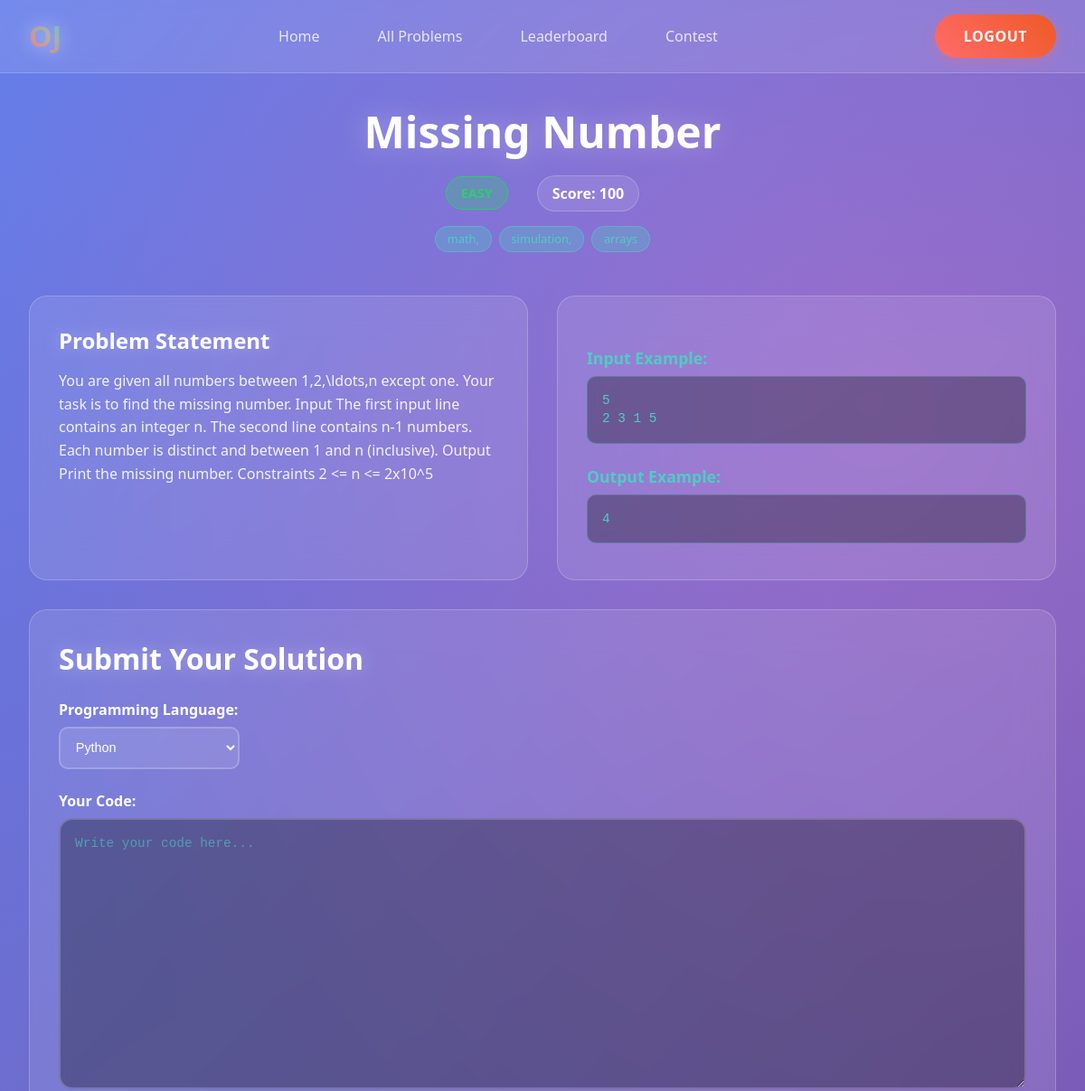
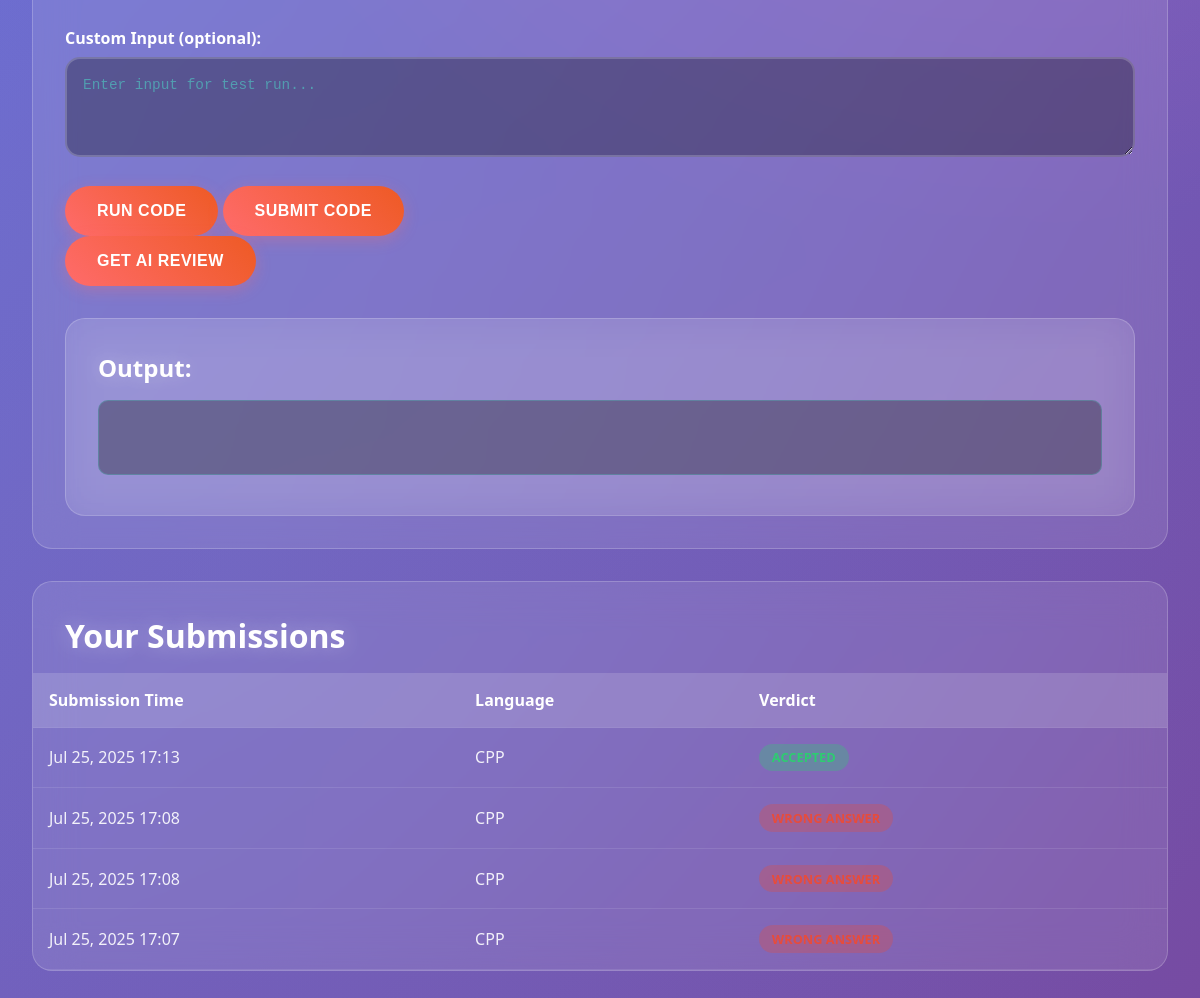
Page /problem/2/ (signed in) on the committed database (2 pictures, top to bottom).
### core/models.py (models this page shows, shortened)
class Problem(models.Model):
    title = models.CharField(max_length=200)
    statement = models.TextField()
    difficulty = models.CharField(max_length=50)
    input_example = models.TextField()
    output_example = models.TextField()
    tags = models.TextField()
    score = models.IntegerField()

class Submission(models.Model):
    user = models.ForeignKey(settings.AUTH_USER_MODEL, on_delete=models.CASCADE)
    problem = models.ForeignKey(Problem, on_delete=models.CASCADE)
    code = models.TextField()
    verdict = models.CharField(max_length=50)
    language = models.CharField(max_length=50)
    submitted_at = models.DateTimeField(auto_now_add=True)

### core/views.py (the view)
# urls.py: path("problem/<int:id>/", problem_view, name="problem_detail"),
@login_required
def problem_view(request, id):
    problem = get_object_or_404(Problem, id=id)
    user_submissions = Submission.objects.filter(
        user=request.user, problem=problem
    ).order_by("-submitted_at")
    context = {
        "problem": problem,
        "submissions": user_submissions,
    }
    return render(request, "core/problem_detail.html", context=context)

### templates/core/problem_detail.html (shortened to what this page needs)
{% load static %}
<!DOCTYPE html>
<html lang="en">
<head>
</head>
<body>
    <div class="nav">
        <div class="nav-logo">OJ</div>
        <div class="nav-menu">
            <ul>
                <li>
                    <a href="{% url 'core:home' %}" class="link">Home</a>
                </li>
                <li>
                    <a href="{% url 'core:problems' %}" class="link active">All Problems</a>
                </li>
                <li>
                    <a href="{% url 'contests:leaderboard' %}" class="link">Leaderboard</a>
                </li>
                <li>
                    <a href="{% url 'contests:contest' %}" class="link">Contest</a>
                </li>
            </ul>
        </div>
        <div class="nav-button">
            {% if user.is_authenticated %}
            <a href="{% url 'user_auth:logout' %}" class="btn">Logout</a>
            {% else %}
            <a href="{% url 'user_auth:login' %}" class="btn">Login</a>
            <a href="{% url 'user_auth:signup' %}" class="btn white-btn">Sign Up</a>
            {% endif %}
        </div>
    </div>
    <div class="problems-container">
        <div class="problems-header">
            <h1>{{ problem.title }}</h1>
            <div class="problem-meta">
                <div class="difficulty {{ problem.difficulty|lower }}">{{ problem.difficulty }}</div>
                <div class="meta-item">Score: {{ problem.score }}</div>
            </div>
            <div class="tags-container">
                {% for tag in problem.tags.split %}
                <span class="tag">{{ tag }}</span>
                {% endfor %}
            </div>
        </div>
        <div class="content-grid">
            <div class="content-card">
                <h3>Problem Statement</h3>
                <p>{{ problem.statement }}</p>
            </div>
            <div class="content-card">
                <h4>Input Example:</h4>
                <pre>{{ problem.input_example }}</pre>
                <h4>Output Example:</h4>
                <pre>{{ problem.output_example }}</pre>
            </div>
        </div>
        <div class="submission-section">
            <h2>Submit Your Solution</h2>
            <form method="POST" id="runCodeForm">
                <div class="form-group">
                    <label for="language">Programming Language:</label>
                    <select name="language" id="language" class="form-select" required>
                        <option value="py">Python</option>
                    </select>
                </div>
                <div class="form-group">
                    <label for="code">Your Code:</label>
                    <textarea name="code" id="codeEditor" class="code-editor" placeholder="Write your code here..."
                        required>{{ code|default_if_none:"" }}</textarea>
                </div>
                <div class="form-group">
                    <label for="inputData">Custom Input (optional):</label>
                    <textarea id="inputData" name="input_data" class="input-editor"
                        placeholder="Enter input for test run...">{{ input_data|default_if_none:"" }}</textarea>
                </div>
                <button type="submit" formaction="{% url 'compiler:run_code' %}" class="submit-btn" id="runButton">Run
                    Code</button>
                <button type="submit" formaction="{% url 'compiler:submit_code' %}" class="submit-btn"
                    id="submitButton">Submit Code</button>
            </form>
            <form method="POST" action="{% url 'core:ai_review' %}">
                <button type="submit" class="submit-btn">Get AI Review</button>
            </form>
            <div class="content-card" style="margin-top: 2rem;">
                <h3>Output:</h3>
                <pre id="outputBox" style="color: black; font-size: 12;">
                </pre>
            </div>
        </div>
        <div class="submissions-table">
            <h2>Your Submissions</h2>
            {% if submissions %}
            <div class="table-container">
                <table>
                    <thead>
                        <tr>
                            <th>Submission Time</th>
                            <th>Language</th>
                            <th>Verdict</th>
                        </tr>
                    </thead>
                    <tbody>
                        {% for s in submissions %}
                        <tr>
                            <td>{{ s.submitted_at|date:"M d, Y H:i" }}</td>
                            <td>{{ s.language|upper }}</td>
                            <td><span class="verdict {{ s.verdict|lower|slugify }}">{{ s.verdict }}</span></td>
                        </tr>
                        {% endfor %}
                    </tbody>
                </table>
            </div>
            {% else %}
            <div class="no-submissions">
                <p>You haven't submitted any solutions yet. Be the first to solve this problem!</p>
            </div>
            {% endif %}
        </div>
    </div>
</body>
</html>

### rows in the picture
Problem: title "Missing Number", score "100", statement "You are given all numbers between 1,2,\\ldots,n except one. Your task is to find the missing number. Input The first input line contains an integer n. The second line contains n-1 numbers. Each number is distinct and between 1 and n (inclusive). Output Print the missing number. Constraints 2 <= n <= 2x10^5", input_example "5 2 3 1 5", output_example "4"
Submission: submitted_at "Jul 25, 2025 17:13", language "CPP"
Submission: submitted_at "Jul 25, 2025 17:08", language "CPP"
Submission: submitted_at "Jul 25, 2025 17:08", language "CPP"
Submission: submitted_at "Jul 25, 2025 17:07", language "CPP"

### other values in the picture
{{ tag }} "math," "simulation," "arrays"
